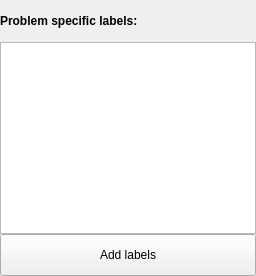
<?xml version="1.0" encoding="UTF-8"?>
<ui version="4.0">
 <class>containingWidget</class>
 <widget class="QWidget" name="containingWidget">
  <property name="geometry">
   <rect>
    <x>0</x>
    <y>0</y>
    <width>256</width>
    <height>276</height>
   </rect>
  </property>
  <property name="sizePolicy">
   <sizepolicy hsizetype="Preferred" vsizetype="Fixed">
    <horstretch>1</horstretch>
    <verstretch>0</verstretch>
   </sizepolicy>
  </property>
  <property name="minimumSize">
   <size>
    <width>256</width>
    <height>0</height>
   </size>
  </property>
  <property name="baseSize">
   <size>
    <width>0</width>
    <height>0</height>
   </size>
  </property>
  <property name="windowTitle">
   <string>Form</string>
  </property>
  <layout class="QVBoxLayout" name="verticalLayout_2">
   <property name="spacing">
    <number>0</number>
   </property>
   <property name="margin">
    <number>0</number>
   </property>
   <item>
    <layout class="QVBoxLayout" name="verticalLayout">
     <property name="sizeConstraint">
      <enum>QLayout::SetDefaultConstraint</enum>
     </property>
     <item>
      <widget class="QLabel" name="label">
       <property name="sizePolicy">
        <sizepolicy hsizetype="Preferred" vsizetype="Expanding">
         <horstretch>0</horstretch>
         <verstretch>0</verstretch>
        </sizepolicy>
       </property>
       <property name="text">
        <string>&lt;b&gt;Problem specific labels:&lt;/b&gt;</string>
       </property>
      </widget>
     </item>
     <item>
      <widget class="LabelListView" name="labelListView">
       <property name="sizePolicy">
        <sizepolicy hsizetype="Minimum" vsizetype="Fixed">
         <horstretch>0</horstretch>
         <verstretch>0</verstretch>
        </sizepolicy>
       </property>
      </widget>
     </item>
     <item>
      <widget class="QPushButton" name="AddLabelButton">
       <property name="sizePolicy">
        <sizepolicy hsizetype="Minimum" vsizetype="Expanding">
         <horstretch>0</horstretch>
         <verstretch>0</verstretch>
        </sizepolicy>
       </property>
       <property name="styleSheet">
        <string notr="true"/>
       </property>
       <property name="text">
        <string>Add labels</string>
       </property>
      </widget>
     </item>
    </layout>
   </item>
  </layout>
 </widget>
 <customwidgets>
  <customwidget>
   <class>LabelListView</class>
   <extends>QTableView</extends>
   <header>igms.labelListView</header>
  </customwidget>
 </customwidgets>
 <resources/>
 <connections/>
</ui>
